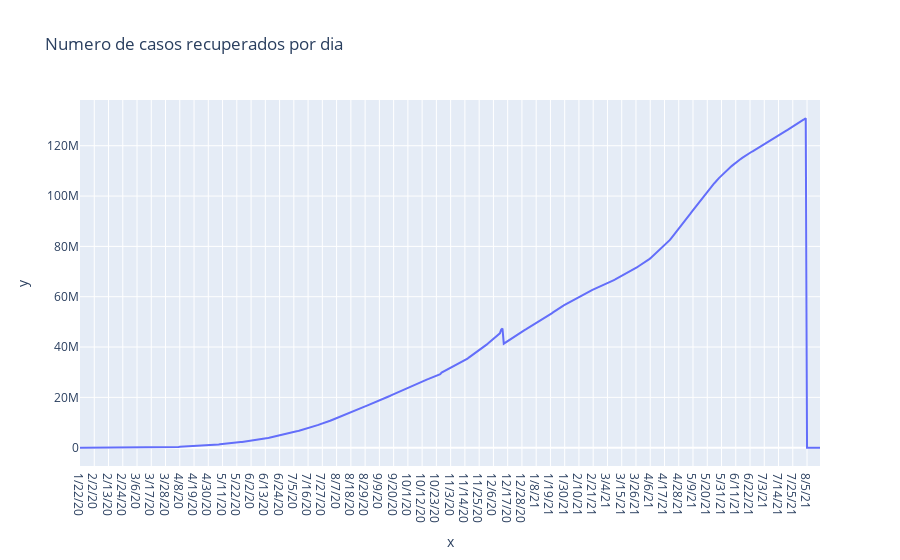

Notebook cell for this chart:
### Markdown cell above
### Datos de Personas Recuperadas

### Code cell
total_recuperados_dia = recovered.loc[:,:'8/15/21'] .sum(axis="index")
px.line(x=total_recuperados_dia.index,
        y=total_recuperados_dia.values,
        title='Numero de casos recuperados por dia')

### Figure 1 — Plotly figure (JSON) as saved in the notebook; plotly's stock layout.template omitted (floating-point values rounded to 4 significant figures; data arrays with more than 128 entries replaced by an {"elided": "..."} marker saying what was removed)
{"data": [{"hovertemplate": "x=%{x}<br>y=%{y}<extra></extra>", "legendgroup": "", "line": {"color": "#636efa", "dash": "solid"}, "marker": {"symbol": "circle"}, "mode": "lines", "name": "", "orientation": "v", "showlegend": false, "type": "scatter", "x": {"elided": "572 str values"}, "xaxis": "x", "y": {"elided": "572 int values"}, "yaxis": "y"}], "layout": {"legend": {"tracegroupgap": 0}, "title": {"text": "Numero de casos recuperados por dia"}, "xaxis": {"anchor": "y", "domain": [0, 1], "title": {"text": "x"}}, "yaxis": {"anchor": "x", "domain": [0, 1], "title": {"text": "y"}}}}
